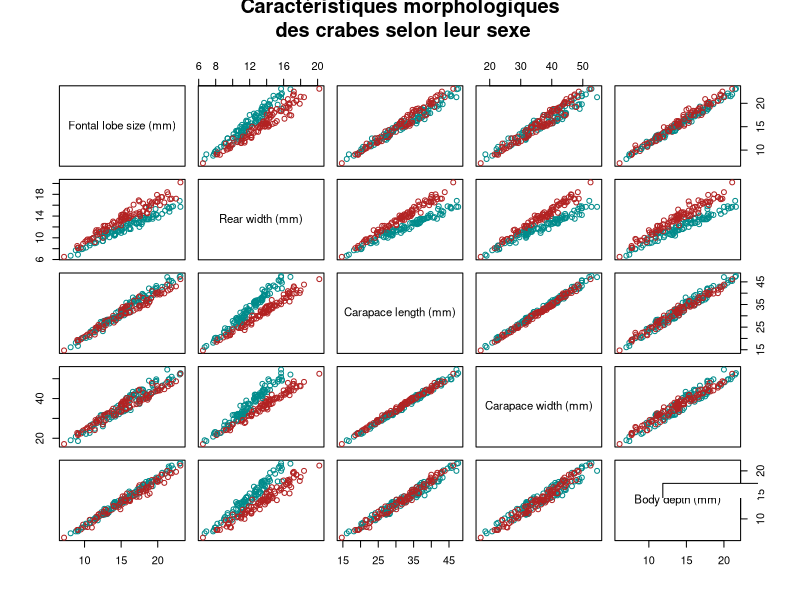
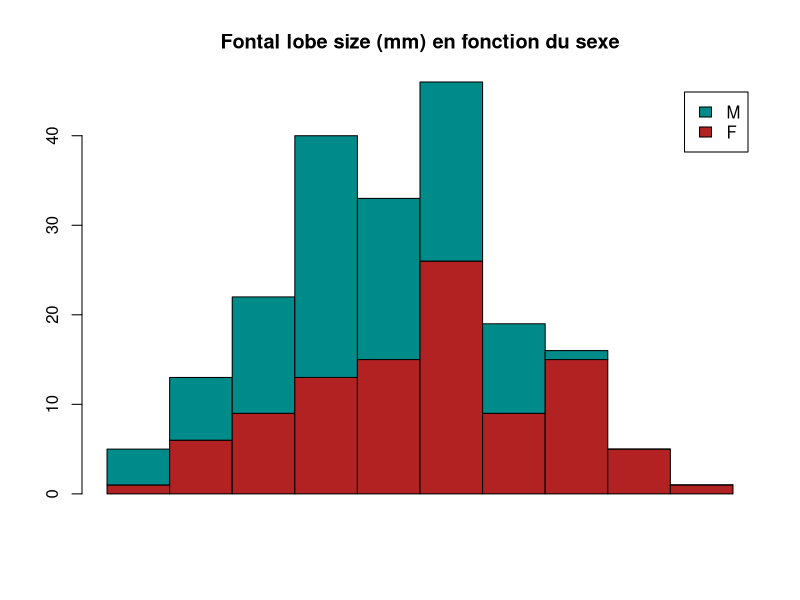
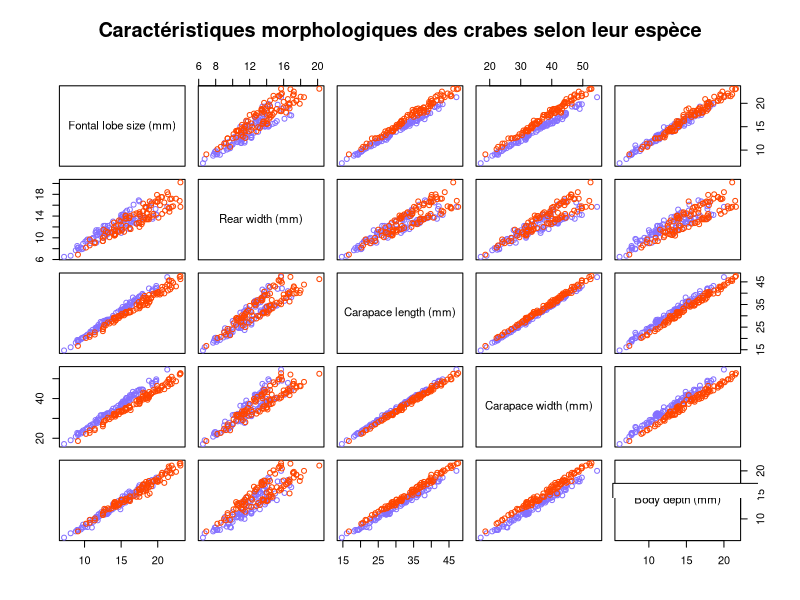
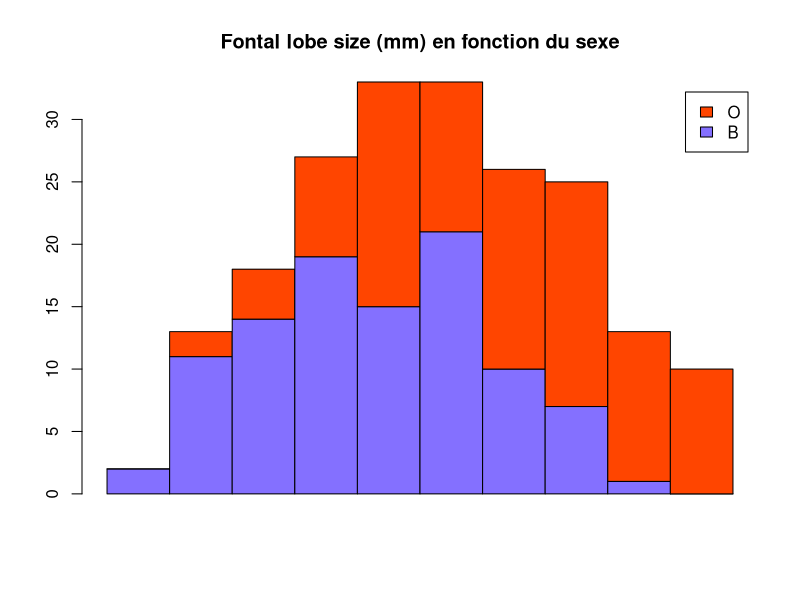
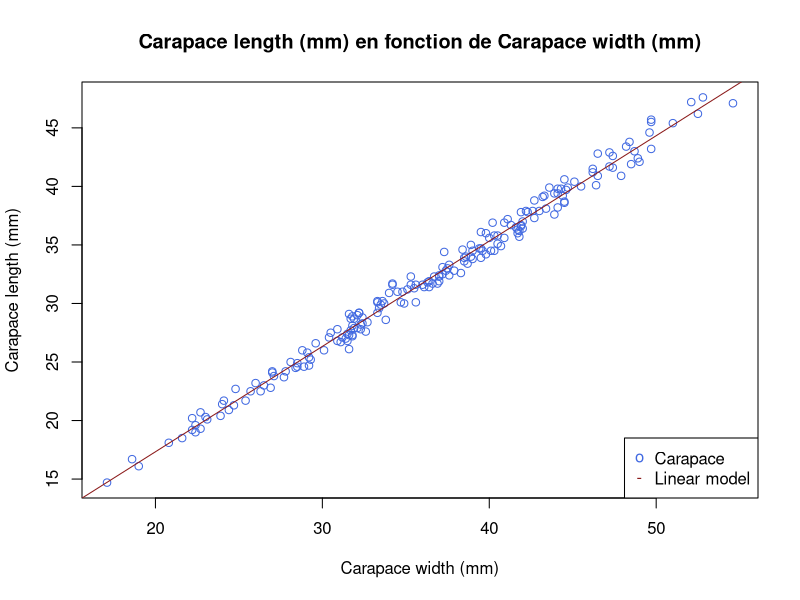

R code for these plots, in order:
library(sm) # Chargement de sm

library(MASS)
data(crabs)
crabsquant <- crabs[,4:8]


############################### Question 1 ############################### 

table(crabs$sex) # Autant de femelles que de mâles
table(crabs$sp) # Autant d'espèces O que d'espèces B

labelsNames <- c("Fontal lobe size (mm)", "Rear width (mm)", "Carapace length (mm)",
                "Carapace width (mm)", "Body depth (mm)")

plot(crabsquant, main="Caractéristiques morphologiques\n des crabes selon leur sexe", 
	pch=21, 
	col=c("firebrick", "darkcyan")[crabs[,2]],
	labels=labelsNames	
	)
legend("bottomright", 200,legend=c("Femelle", "Mâle"), col = c("firebrick", "darkcyan"), pch = 21, inset=0)
# Il semblerait que le sexe impacte notablement le paramètre "Rear width" 

pause()

inter <- seq(min(crabs$RW), max(crabs$RW), by=(max(crabs$RW)-min(crabs$RW))/10)
# Création d'un vecteur commencant par le plus petit RW et se terminant par le plus grand RW
# Le pas est de (1/10 * max-min) -> le vecteur contient donc 11 valeurs
hF <- hist(plot=F, crabs$RW[crabs$sex=='F'], breaks=inter)
# Une list de 'breaks' (les valeurs limites de chaque 'bin') et du nombre de valeurs dans chaque bin 
# est retournée.
hM <- hist(plot=F, crabs$RW[crabs$sex=='M'], breaks=inter)
# Une list de 'breaks' (les valeurs limites de chaque 'bin') et du nombre de valeurs dans chaque bin 
# est retournée.

barplot(rbind(hF$counts,hM$counts),space=0,
legend=levels(crabs$sex), main="Fontal lobe size (mm) en fonction du sexe", col=c('firebrick', 'darkcyan'))

pause()

plot(crabsquant, main="Caractéristiques morphologiques des crabes selon leur espèce", 
	pch=21, 
	col=c("lightslateblue", "orangered")[crabs[,1]],
	labels=labelsNames)
legend("bottomright", 200,legend=c("Espèce bleue", "Espèce orange"), col = c("lightslateblue", "orangered"), pch = 21, inset=0)
# Il semblerait que les paramètres "Carapace width" et "Fontal lobe size" soient
# impactés par l'espèce de crabe

pause()

inter <- seq(min(crabs$FL), max(crabs$FL), by=(max(crabs$FL)-min(crabs$FL))/10)
# Création d'un vecteur commencant par le plus petit FL et se terminant par le plus grand FL
# Le pas est de (1/10 * max-min) -> le vecteur contient donc 11 valeurs
hB <- hist(plot=F, crabs$FL[crabs$sp=='B'], breaks=inter)
# Une list de 'breaks' (les valeurs limites de chaque 'bin') et du nombre de valeurs dans chaque bin 
# est retournée.
hO <- hist(plot=F, crabs$FL[crabs$sp=='O'], breaks=inter)
# Une list de 'breaks' (les valeurs limites de chaque 'bin') et du nombre de valeurs dans chaque bin 
# est retournée.

barplot(rbind(hB$counts,hO$counts),space=0,
legend=levels(crabs$sp), main="Fontal lobe size (mm) en fonction du sexe", col=c('lightslateblue', 'orangered'))
pause()


############################### Question 2 ############################### 

# Graphiquement, on remarque assez facilement l'existence de corrélations, de relations linéaires
# entre toutes les variables quantitatives prises 2 à 2.

print(cov(crabsquant))
# Le calcul de la matrice de variance-covariance empirique semble confirmer l'existence de corrélations entre 
# entre les différentes variables.
pause()

# Afin d'illustrer mes dires, je vais réaliser un test de corélation entre les variables 
# Carapace length (mm) et Carapace width (mm). L'hypothèse nulle de ce test est l'absence de 
# corrélation entre ces deux variables.
print(cor.test(crabsquant$CL , crabsquant$CW))
# Le degré de signification (p-value) est striment inférieur à 2.2e-16. Cela signifie que pour
# un niveau de signification (alpha) de 1%, on s'autoriserait à rejeter l'hypothèse nulle.
# Il y a donc corrélation entre les deux variables.
# Cette corrélation semble linéaire.

pause()

# Afin de prouve cela, nous allons tenter une régression linéaire entre ces deux variables
lM <- lm(crabsquant$CL ~ crabsquant$CW)
print(lM) # On peut consulter le modèle (l'ordonnée à l'origine et le coefficient directeur)

pause()

plot(crabsquant$CW, crabsquant$CL, col="royalblue", main="Carapace length (mm) en fonction de Carapace width (mm)", xlab="Carapace width (mm)", ylab="Carapace length (mm)")
abline(lM, col="firebrick4")
legend("bottomright", 200, legend=c("Carapace", "Linear model"), col=c("royalblue", "firebrick4"), pch=c('o','-'))
